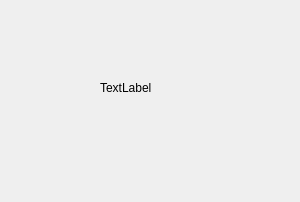
<?xml version="1.0" encoding="UTF-8"?>
<ui version="4.0">
 <class>Form</class>
 <widget class="QWidget" name="Form">
  <property name="geometry">
   <rect>
    <x>0</x>
    <y>0</y>
    <width>300</width>
    <height>202</height>
   </rect>
  </property>
  <property name="windowTitle">
   <string>Form</string>
  </property>
  <widget class="QLabel" name="label">
   <property name="geometry">
    <rect>
     <x>100</x>
     <y>80</y>
     <width>58</width>
     <height>16</height>
    </rect>
   </property>
   <property name="text">
    <string>TextLabel</string>
   </property>
  </widget>
 </widget>
 <resources/>
 <connections/>
</ui>
